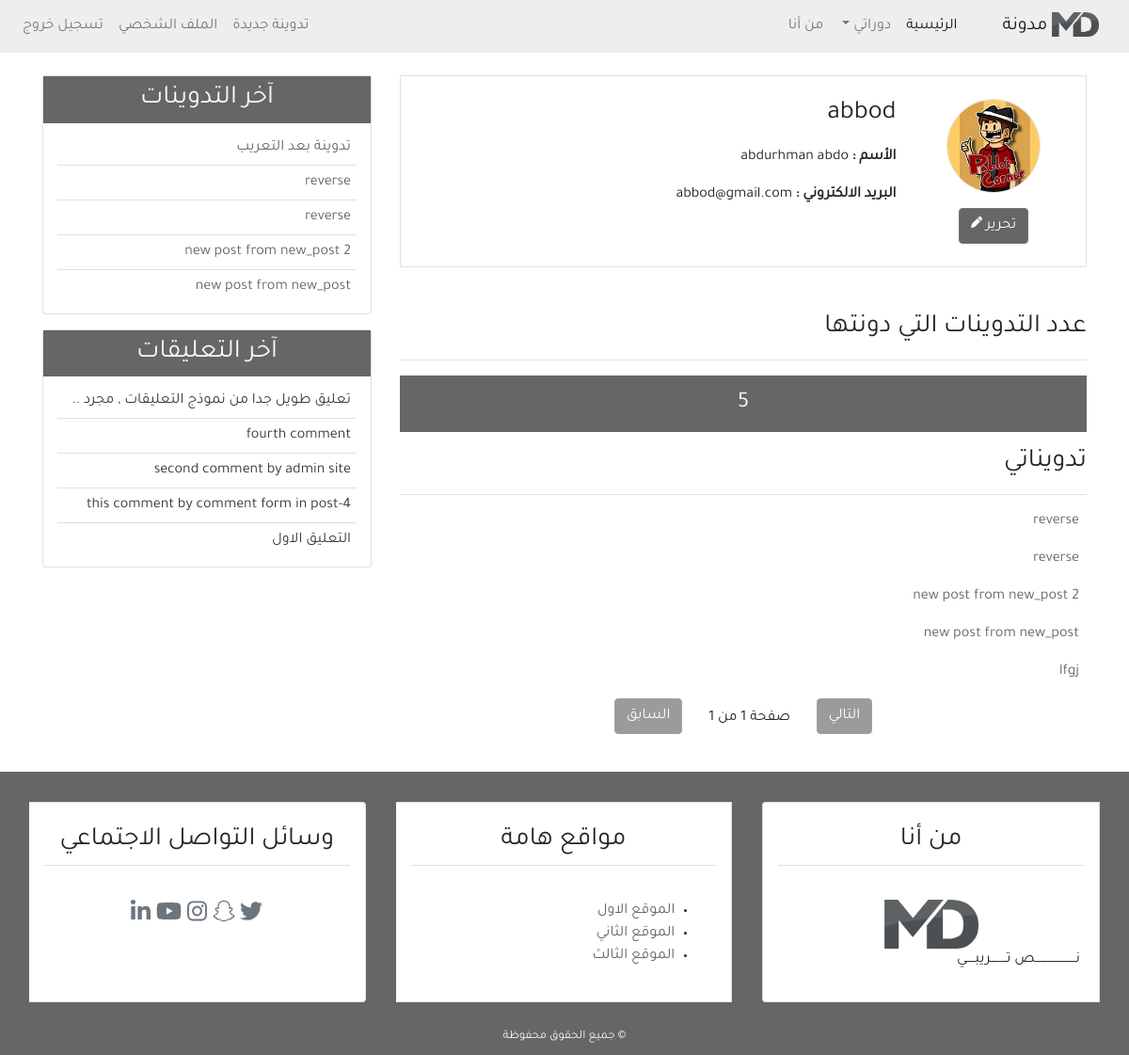
The page /profile/ (signed in) on the database as committed earlier.
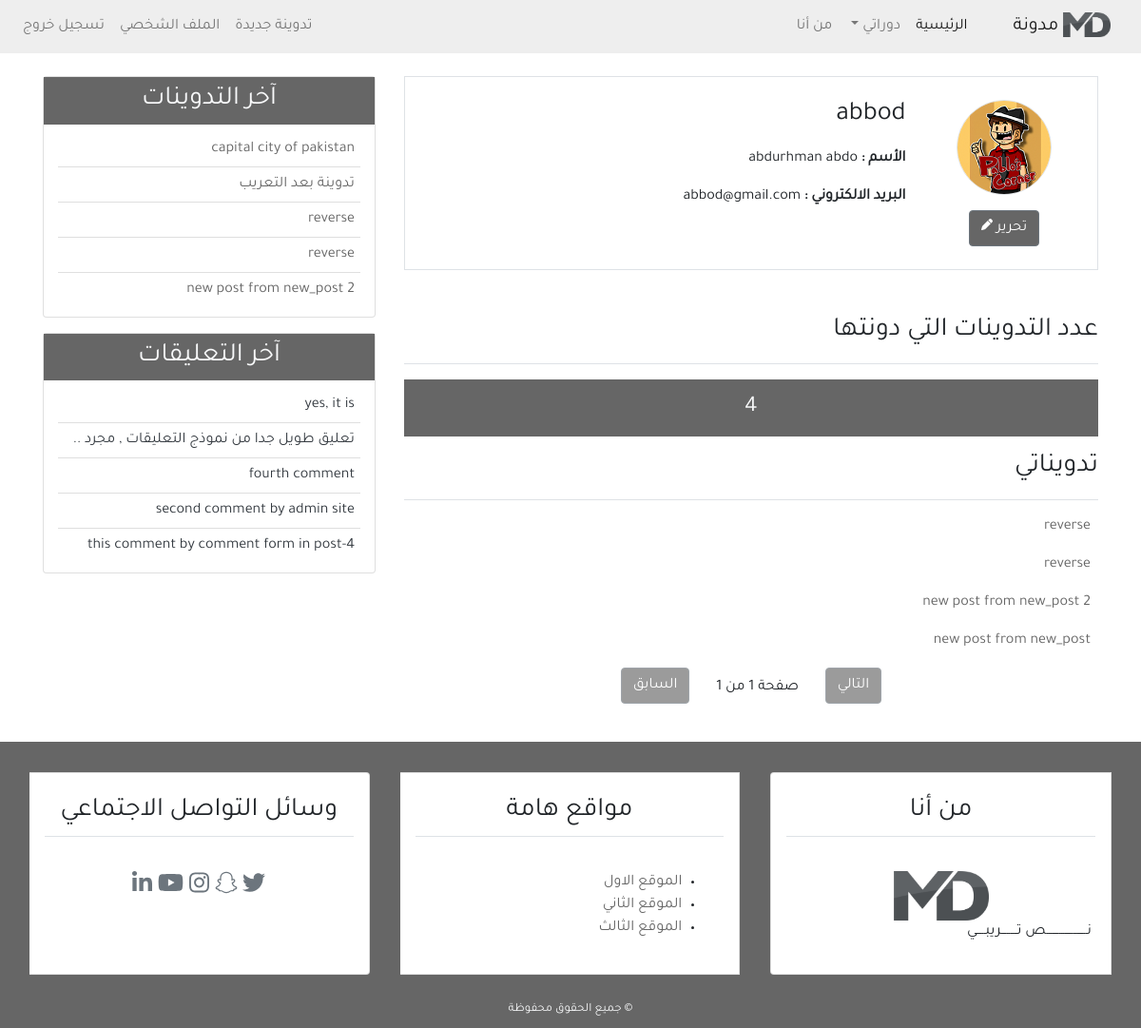
The same page on the database as committed later.
### user/models.py (models this page shows, shortened)
class Profile(models.Model):                                                    # -20a
    image = models.ImageField(default='default.jpg', upload_to='profile_pics')  # -20a
    user = models.OneToOneField(User, on_delete=models.CASCADE)

### blog/models.py (models this page shows, shortened)
class Post(models.Model):                                           # -5a
    title = models.CharField(max_length=100)
    content = models.TextField()
    post_date = models.DateTimeField(default=timezone.now)           # (auto_now_add=True)
    post_update = models.DateTimeField(auto_now=True)
    author = models.ForeignKey(User, on_delete=models.CASCADE)
    class Meta:                                                     # -6b
        ordering = ('-post_date', )

class Comment(models.Model):                                        # -8a
    name = models.CharField(max_length=50, verbose_name='الاسم')    # -9c add arabic word
    email = models.EmailField(verbose_name='البريد الالكتروني')
    body = models.TextField(verbose_name='نص التعليق')
    cmnt_date = models.DateTimeField(auto_now=True)
    active = models.BooleanField(default=False)
    post = models.ForeignKey(Post, on_delete=models.CASCADE, related_name='comments')
    class Meta:                                                     # -8e
        ordering = ('-cmnt_date', )

### user/views.py (the view)
@login_required(login_url='login_url')                          # -22a
def profile(request):                                           # -18a
    posts = Post.objects.filter(author=request.user)            # -19a
    post_list = Post.objects.filter(author=request.user)        # -25a
    paginator = Paginator(post_list, 5)                             # -25a
    page = request.GET.get('page')
    try:                                                        # -25a
        post_list = paginator.page(page)
    except PageNotAnInteger:
        post_list = paginator.page(1)
    except EmptyPage:
        post_list = paginator.page(paginator.num_page)
    return render(request, 'user/profile.html', {
        'page_title': 'الملف الشخصي',
        'posts': posts,
        'page': page,                                            # -25a
        'post_list': post_list,
    })

### blog/templatetags/post_tag.py (called while the page is built)
@register.inclusion_tag('blog/latest_posts.html')       # -12a
def latest_posts():
    context = {
        'l_posts': Post.objects.all()[0:5]
    }
    return context

@register.inclusion_tag('blog/latest_comments.html')       # -13a
def latest_comments():
    context = {
        'l_comments': Comment.objects.filter(active=True)[0:5]
    }
    return context

### user/templates/user/profile.html (shortened to what this page needs)
{% extends 'blog/base.html' %}
{% load static %}
{% block content %}
<div class="border p-4 mb-5">
    <div class="row">
        <div class="col-md-3 text-center">
            <img src="{{user.profile.image.url}}"
                class="img-fluid rounded-circle border" alt="{{user.username}}" width="100px">
            <div class="mt-3">
                <a href="{% url 'profile_update_url' %}" class="btn btn-secondary bg-secondary">تحرير <i class="fas fa-pen fa-xs"></i></a>
            </div>
        </div>
        <div class="col-md-9">
            <h3 class="mb-3">{{user.username}}</h3>
            <p class="font-weight-bold">الأسم : <span class="font-weight-normal">{{user.first_name}} {{user.last_name}}</span></p>
            <p class="font-weight-bold">البريد الالكتروني : <span class="font-weight-normal">{{user.email}}</span></p>
        </div>
    </div>
</div>
<div class="row mb-4">
    <div class="col-md">
        <h3 class="border-bottom pb-3 mb-3">عدد التدوينات التي دونتها</h3>
        <h4 class="bg-secondary text-center text-light p-3">{{posts.count}}</h4>
        <h3 class="border-bottom mb-3 pb-3 mt-3">تدويناتي</h3>
        {% for post in post_list %}
        <ul class="pr-2">
            <a href="{% url 'detail_url' post.id %}">{{ post.title }}</a>
        </ul>
        {% empty %}
        <h4 class="text-center mb-4">لا توجد تدوينات</h4>
        {% endfor %}
        {% include 'blog/pagination.html' with page=post_list %}
    </div>
</div>
{% endblock content %}

### blog/templates/blog/base.html (shortened to what this page needs)
{% load static %}
{% load post_tag %}
<!DOCTYPE html>
<html lang="ar">
    <head>
        <link rel="stylesheet" href="{% static 'blog/css/bootstrap.min.css' %}">
        <link rel="stylesheet" href="{% static 'blog/css/main.css' %}">
    </head>
    <body>
        <header>
            <nav class="navbar navbar-expand-lg navbar-light bg-light">
                <a class="navbar-brand" href="#">
                    <img src="{% static 'blog/images/mdlogo.png' %}"
                    alt="شعار المدونة" width="50px">
                    مدونة
                </a>
                <div class="collapse navbar-collapse" id="navbarSupportedContent">
                    <ul class="navbar-nav">
                        <li class="nav-item active">
                            <a class="nav-link" href="{% url 'home_url' %}">الرئيسية<span class="sr-only">(current)</span></a>
                        </li>
                        <li class="nav-item dropdown">
                            <a class="nav-link dropdown-toggle" href="#" id="navbarDropdown" role="button" data-toggle="dropdown" aria-haspopup="true" aria-expanded="false">
                                دوراتي
                            </a>
                        </li>
                        <li class="nav-item">
                            <a class="nav-link" href="{% url 'about_url' %}">من أنا</a>
                        </li>
                    </ul>
                    {% if user.is_authenticated %}
                    <ul class="navbar-nav mr-auto">
                        <li class="nav-item"><a class="nav-link" href="{% url 'new_post_url' %}">تدوينة جديدة</a></li>
                        <li class="nav-item"><a class="nav-link" href="{% url 'profile_url' %}">الملف الشخصي</a></li>
                        <li class="nav-item"><a class="nav-link" href="{% url 'logout_url' %}">تسجيل خروج</a></li>
                    </ul>
                    {% else %}
                    <ul class="navbar-nav mr-auto">
                        <li class="nav-item"><a class="nav-link" href="{% url 'login_url' %}">تسجيل دخول</a></li>
                        <li class="nav-item"><a class="nav-link" href="{% url 'register_url' %}">تسجيل</a></li>
                    </ul>
                    {% endif %}
                </div>
            </nav>
        </header>
        <section>
            <div class="container">
                <div class="row mt-4">
                    <div class="col-md-8">
                        {% block content %}
                        {% endblock content %}
                    </div>
                    <div class="col-md-4">
                        <div class="card mb-3">
                            <h3 class="text-center bg-secondary text-light p-2">
                                آخر التدوينات
                            </h3>
                            {% latest_posts %}
                        </div>
                        <div class="card mb-3">
                            <h3 class="text-center bg-secondary text-light p-2">
                                آخر التعليقات
                            </h3>
                            {% latest_comments %}
                        </div>
                    </div>
                </div>
            </div>
        </section>
        <footer class="bg-secondary">
            <div class="container-fluid">
                <div class="row">
                    <div class="col-md">
                        <div class="card-group mt-3">
                            <div class="card m-3">
                                <h3 class="card-title text-center border-bottom p-2 m-3">
                                    من أنا
                                </h3>
                                <div class="card-body">
                                    <div class="text-center">
                                        <img src="{% static 'blog/images/mdlogo.png' %}"
                                        alt="شعار المدونة" width="100px">
                                    </div>
                                    نـــــــــــــــــــــــص تـــــــــريبـــــي
                                </div>
                            </div>
                            <div class="card m-3">
                                <h3 class="card-title text-center border-bottom p-2 m-3">
                                    مواقع هامة
                                </h3>
                                <div class="card-body">
                                    <ul>
                                        <li><a href="#">الموقع الاول</a></li>
                                        <li><a href="#">الموقع الثاني</a></li>
                                        <li><a href="#">الموقع الثالث</a></li>
                                    </ul>
                                </div>
                            </div>
                            <div class="card m-3">
                                <h3 class="card-title text-center border-bottom p-2 m-3">
                                    وسائل التواصل الاجتماعي
                                </h3>
                                <h4 class="card-body text-center">
                                    <a href="#" class="text-secondary"><i class="fab fa-twitter"></i></a>
                                    <a href="#" class="text-secondary"><i class="fab fa-snapchat-ghost"></i></a>
                                    <a href="#" class="text-secondary"><i class="fab fa-instagram"></i></a>
                                    <a href="#" class="text-secondary"><i class="fab fa-youtube"></i></a>
                                    <a href="#" class="text-secondary"><i class="fab fa-linkedin-in"></i></a>
                                </h4>
                            </div>
                        </div>
                    </div>
                </div>
                <div class="row p-2">
                    <div class="col-md text-center">
                        <small class="text-light">
                            &copy; جميع الحقوق محفوظة
                        </small>
                    </div>
                </div>
            </div>
        </footer>
    </body>
</html>

### blog/templates/blog/pagination.html
<div class="mb-3 text-center">
    {% if page.has_next %}
    <a href="?page={{page.next_page_number}}" class="btn btn-secondary bg-secondary">التالي</a>
    {% else %}
    <a href="#" class="btn btn-secondary bg-secondary disabled">التالي</a>
    {% endif %}
    <span class="pr-4 pl-4">صفحة {{page.number}} من {{page.paginator.num_pages}}</span>
    {% if page.has_previous %}
    <a href="?page={{page.previous_page_number}}" class="btn btn-secondary bg-secondary">السابق</a>
    {% else %}
    <a href="#" class="btn btn-secondary bg-secondary disabled">السابق</a>
    {% endif %}
</div>

### blog/templates/blog/latest_posts.html
<ul class="list-group-flush latest_post">
    {% for post in l_posts %}
        <li class="list-group-item latest_post_item">
            <a href="{% url 'detail_url' post.id %}">{{ post.title }}</a>
        </li>
    {% endfor %}
</ul>

### blog/templates/blog/latest_comments.html
<ul class="list-group-flush latest_comment">
    {% for comment in l_comments %}
        <li class="list-group-item latest_comment_item">
            <a class="text-dark" href="{% url 'detail_url' comment.post.id %}">
                {% if comment.body|length > 40 %}
                {{ comment.body|slice:'40' }} ..
                {% else %}
                {{ comment.body }}
                {% endif %}
            </a>
        </li>
    {% empty %}
    <li class="list-group-item latest_comment_item">لا توجد تعليقات</li>
    {% endfor %}
</ul>

### blog/static/blog/css/main.css (style rules this page uses)
html, body { direction: rtl; text-align: right; }
body { font-family: 'Tajawal', 'sans-serif'; }
.bg-secondary { background-color: #666 !important; }
.bg-light { background-color: #eee !important; }
a { color: #666; }
.latest_post, .latest_comment { padding: 0 15px; }
.latest_post .latest_post_item, .latest_comment .latest_comment_item { padding: 6px; }
.latest_post li:first-child, .latest_comment li:first-child { border-top: 0; }
.latest_post li:last-child, .latest_comment li:last-child { border-bottom: 0; padding-bottom: 0; }

Rows that differ between the two databases and show on the page:
no longer on one of the page's lists (row unchanged): Post: title "new post from new_post"
removed Post: title "lfgj", shown under "تدويناتي"
no longer on this page (row unchanged): Comment: body "التعليق الاول"
added Post: title "capital city of pakistan", shown under "آخر التدوينات"
added Comment: body "yes, it is"
Other text that changed with them:
{{ posts.count }}: "5" → "4"
